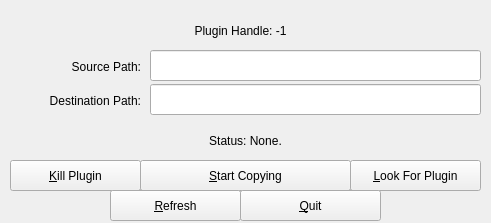
<?xml version="1.0" encoding="UTF-8"?>
<ui version="4.0">
 <class>MainWindow</class>
 <widget class="QMainWindow" name="MainWindow">
  <property name="geometry">
   <rect>
    <x>0</x>
    <y>0</y>
    <width>491</width>
    <height>223</height>
   </rect>
  </property>
  <property name="windowTitle">
   <string>Flash Video Downloader</string>
  </property>
  <widget class="QWidget" name="centralWidget">
   <widget class="QPushButton" name="pbCheckForFile">
    <property name="geometry">
     <rect>
      <x>350</x>
      <y>160</y>
      <width>131</width>
      <height>31</height>
     </rect>
    </property>
    <property name="text">
     <string>&amp;Look For Plugin</string>
    </property>
   </widget>
   <widget class="QLabel" name="labelFlashPID">
    <property name="geometry">
     <rect>
      <x>0</x>
      <y>10</y>
      <width>481</width>
      <height>41</height>
     </rect>
    </property>
    <property name="text">
     <string>Plugin Handle: -1</string>
    </property>
    <property name="alignment">
     <set>Qt::AlignCenter</set>
    </property>
   </widget>
   <widget class="QPushButton" name="pbStartDownloading">
    <property name="geometry">
     <rect>
      <x>140</x>
      <y>160</y>
      <width>211</width>
      <height>31</height>
     </rect>
    </property>
    <property name="text">
     <string>&amp;Start Copying</string>
    </property>
   </widget>
   <widget class="QLabel" name="labelStatus">
    <property name="geometry">
     <rect>
      <x>0</x>
      <y>120</y>
      <width>491</width>
      <height>41</height>
     </rect>
    </property>
    <property name="text">
     <string>Status: None.</string>
    </property>
    <property name="alignment">
     <set>Qt::AlignCenter</set>
    </property>
   </widget>
   <widget class="QPushButton" name="pbQuit">
    <property name="geometry">
     <rect>
      <x>240</x>
      <y>190</y>
      <width>141</width>
      <height>31</height>
     </rect>
    </property>
    <property name="text">
     <string>&amp;Quit</string>
    </property>
   </widget>
   <widget class="QPushButton" name="pbKillPlugin">
    <property name="geometry">
     <rect>
      <x>10</x>
      <y>160</y>
      <width>131</width>
      <height>31</height>
     </rect>
    </property>
    <property name="text">
     <string>&amp;Kill Plugin</string>
    </property>
   </widget>
   <widget class="QPushButton" name="pbRefresh">
    <property name="geometry">
     <rect>
      <x>110</x>
      <y>190</y>
      <width>131</width>
      <height>31</height>
     </rect>
    </property>
    <property name="text">
     <string>&amp;Refresh</string>
    </property>
   </widget>
   <widget class="QLineEdit" name="lineEditDestinationPath">
    <property name="geometry">
     <rect>
      <x>150</x>
      <y>84</y>
      <width>331</width>
      <height>31</height>
     </rect>
    </property>
   </widget>
   <widget class="QLabel" name="label">
    <property name="geometry">
     <rect>
      <x>10</x>
      <y>80</y>
      <width>131</width>
      <height>41</height>
     </rect>
    </property>
    <property name="text">
     <string>Destination Path:</string>
    </property>
    <property name="alignment">
     <set>Qt::AlignRight|Qt::AlignTrailing|Qt::AlignVCenter</set>
    </property>
   </widget>
   <widget class="QLineEdit" name="lineEditSourcePath">
    <property name="geometry">
     <rect>
      <x>150</x>
      <y>50</y>
      <width>331</width>
      <height>31</height>
     </rect>
    </property>
   </widget>
   <widget class="QLabel" name="label_2">
    <property name="geometry">
     <rect>
      <x>0</x>
      <y>46</y>
      <width>141</width>
      <height>41</height>
     </rect>
    </property>
    <property name="text">
     <string>Source Path:</string>
    </property>
    <property name="alignment">
     <set>Qt::AlignRight|Qt::AlignTrailing|Qt::AlignVCenter</set>
    </property>
   </widget>
  </widget>
 </widget>
 <layoutdefault spacing="6" margin="11"/>
 <resources/>
 <connections/>
</ui>
